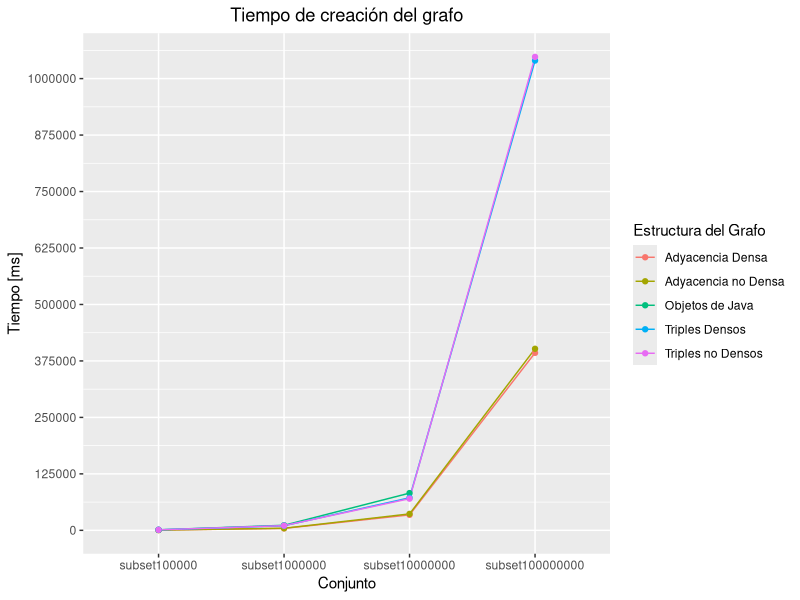
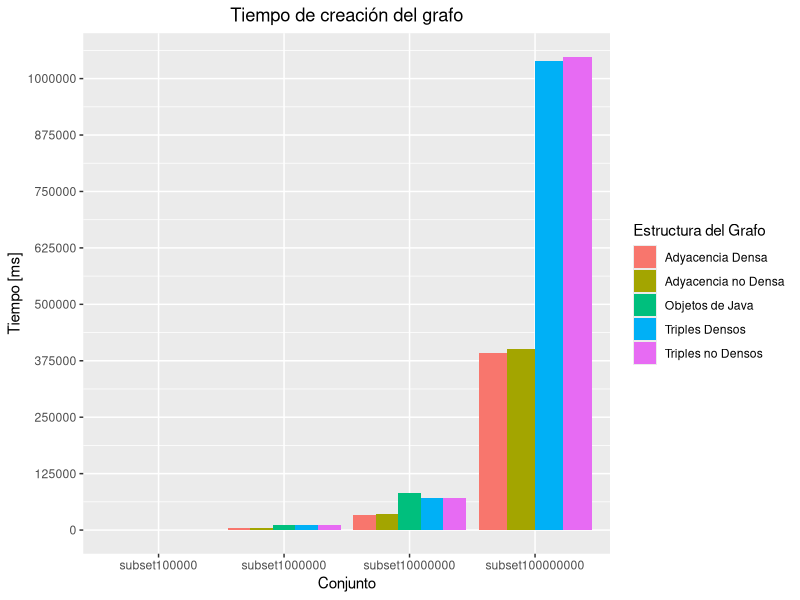
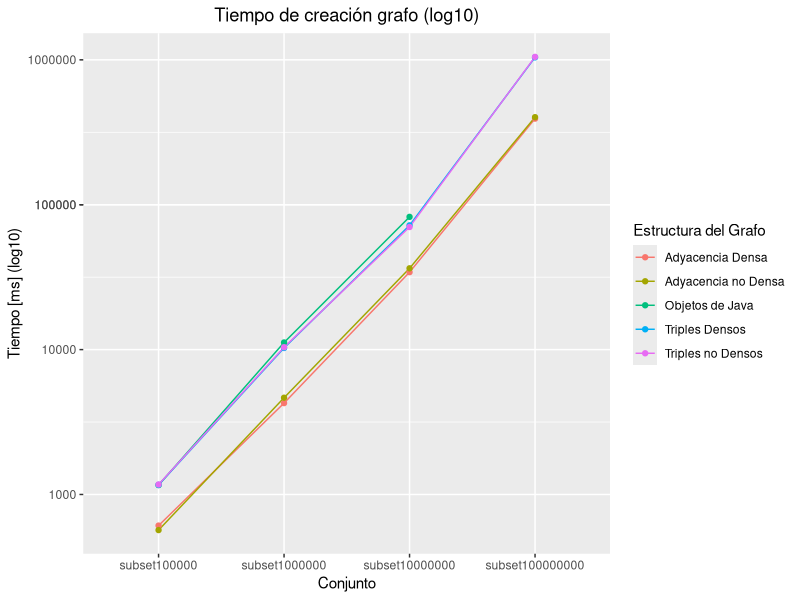
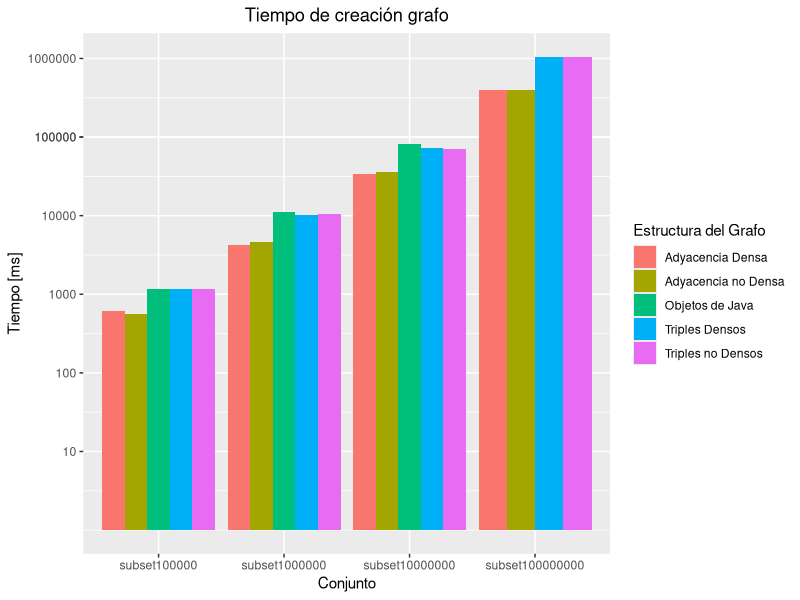
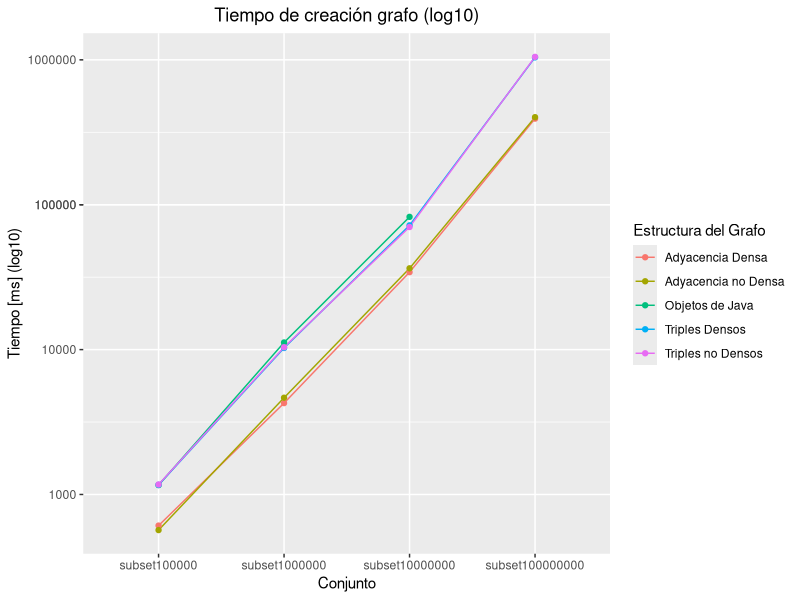
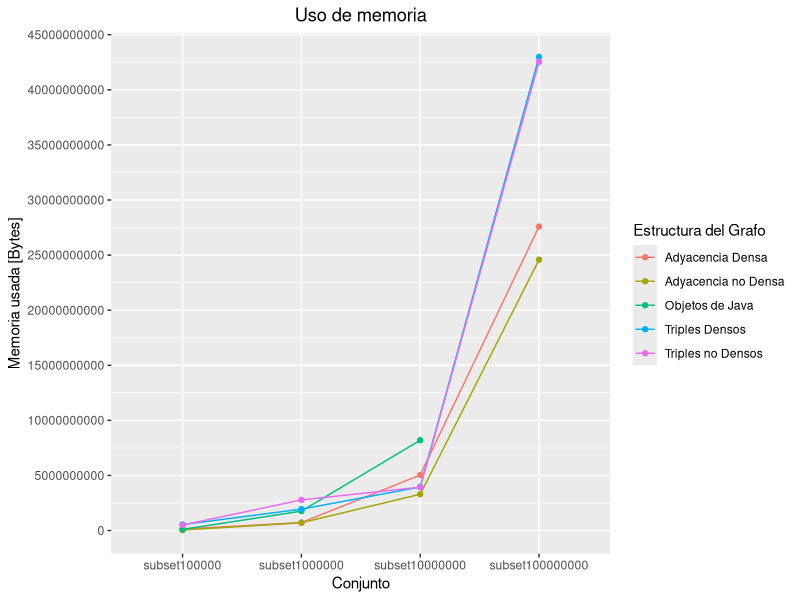
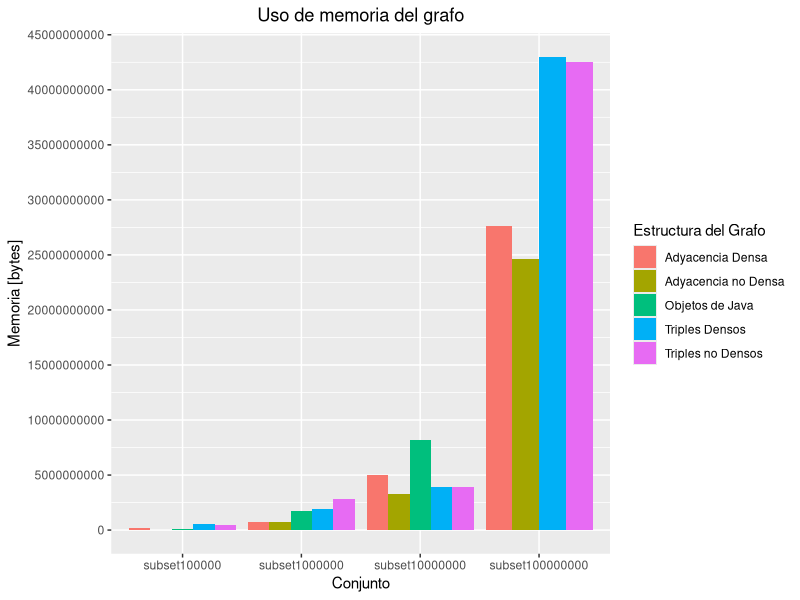
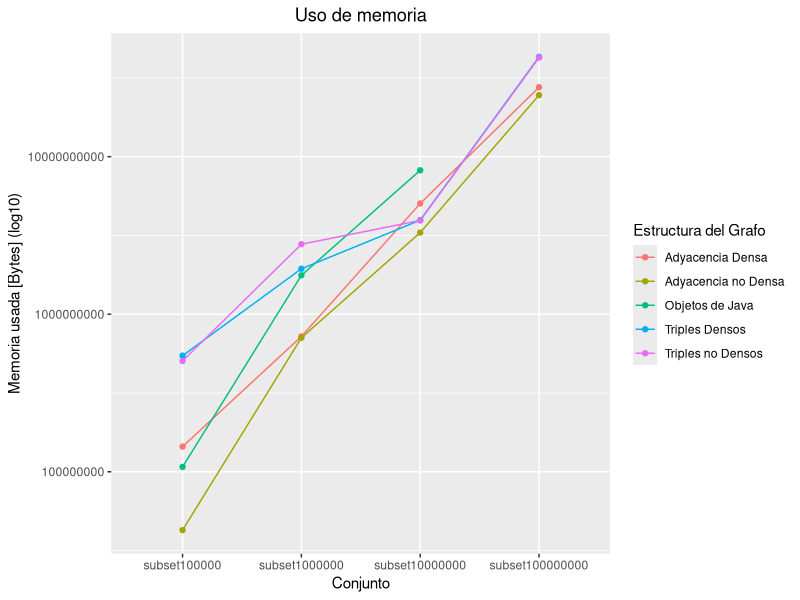

R code for these plots, in order:
## ---- chunk 1
library(ggplot2)
## ---- chunk 2
dataCreacion <- read.csv("datos/sizeNano.csv", sep = ";")
## ---- chunk 3
options(scipen = 999)
dataCreacion$Estructura[dataCreacion$Estructura == "graphGt"] <- "Objetos de Java"
dataCreacion$Estructura[dataCreacion$Estructura == "graphComp"] <- "Adyacencia no Densa"
dataCreacion$Estructura[dataCreacion$Estructura == "graphCompDense"] <- "Adyacencia Densa"
dataCreacion$Estructura[dataCreacion$Estructura == "graphNativeFull"] <- "Triples no Densos"
dataCreacion$Estructura[dataCreacion$Estructura == "graphNativeFullDense"] <- "Triples Densos"

dataCreacion = dataCreacion[dataCreacion$Estructura !='graphNative',]
## ---- chunk 4
ggplot(dataCreacion, aes(x=SetDatos, y=TiempoCreacion, color=Estructura,group=Estructura)) + # fill=Estructura

  geom_line(size=0.5) + geom_point() +

  labs(title= "Tiempo de creación del grafo",
       color = "Estructura del Grafo",
       y = "Tiempo [ms]",
       x = "Conjunto") +

  theme(plot.title = element_text(hjust = 0.5)) +
  scale_y_continuous(breaks = c(0,125000,250000,375000,500000,625000,750000,875000,1000000))
# c(1000, 1000000, 1000000000)

ggsave(plot = last_plot(), filename = "export/4_TiempoCreacion.png", width=8, height=5, dpi=300)
ggsave(plot = last_plot(), filename = "export/4_TiempoCreacion.pdf", width=8, height=5, dpi=300)
# width=4, height=4, dpi=300
## ---- chunk 5
ggplot(dataCreacion, aes(x=SetDatos, y=TiempoCreacion, fill=Estructura, group=Estructura)) +

  geom_bar(stat="identity", position=position_dodge()) + # ,color="black"
  labs(title= "Tiempo de creación del grafo",
       fill = "Estructura del Grafo",
       y = "Tiempo [ms]",
       x = "Conjunto") +
  theme(plot.title = element_text(hjust = 0.5)) +
  scale_y_continuous(breaks = c(0,125000,250000,375000,500000,625000,750000,875000,1000000))

ggsave(plot = last_plot(), filename = "export/4_TiempoCreacion_bar.png", width=8, height=5, dpi=300)
ggsave(plot = last_plot(), filename = "export/4_TiempoCreacion_bar.pdf", width=8, height=5, dpi=300)

## ---- chunk 6
ggplot(dataCreacion, aes(x=SetDatos, y=TiempoCreacion, color=Estructura,group=Estructura)) + # fill=Estructura

  geom_line(size=0.5) + geom_point() +

  labs(title= "Tiempo de creación grafo (log10)",
       color = "Estructura del Grafo",
       y = "Tiempo [ms] (log10)",
       x = "Conjunto") +

  theme(plot.title = element_text(hjust = 0.5)) +
  scale_y_continuous(trans='log10', breaks = c(0,10,100,1000,10000,100000,1000000,100000))
# c(1000, 1000000, 1000000000)

ggsave(plot = last_plot(), filename = "export/4_TiempoCreacionLog.png", width=8, height=5, dpi=300)
ggsave(plot = last_plot(), filename = "export/4_TiempoCreacionLog.pdf", width=8, height=5, dpi=300)
# width=4, height=4, dpi=300
## ---- chunk 7
ggplot(dataCreacion, aes(x=SetDatos, y=TiempoCreacion, fill=Estructura, group=Estructura)) +

  geom_bar(stat="identity", position=position_dodge()) + # ,color="black"
  labs(title= "Tiempo de creación grafo",
       fill = "Estructura del Grafo",
       y = "Tiempo [ms]",
       x = "Conjunto") +
  theme(plot.title = element_text(hjust = 0.5)) +
  scale_y_continuous(trans='log10', breaks = c(0,10,100,1000,10000,100000,1000000,100000))

ggsave(plot = last_plot(), filename = "export/4_TiempoCreacionLog_bar.png", width=8, height=5, dpi=300)
ggsave(plot = last_plot(), filename = "export/4_TiempoCreacionLog_bar.pdf", width=8, height=5, dpi=300)

## ---- chunk 8
ggplot(dataCreacion, aes(x=SetDatos, y=TiempoCreacion, color=Estructura,group=Estructura)) + # fill=Estructura

  geom_line(size=0.5) + geom_point() +

  labs(title= "Tiempo de creación grafo (log10)",
       color = "Estructura del Grafo",
       y = "Tiempo [ms] (log10)",
       x = "Conjunto") +

  theme(plot.title = element_text(hjust = 0.5)) +
  scale_y_continuous(trans='log10', breaks = c(0,10,100,1000,10000,100000,1000000,100000))
# c(1000, 1000000, 1000000000)

ggsave(plot = last_plot(), filename = "export/4_TiempoCreacionLog.png", width=8, height=5, dpi=300)
ggsave(plot = last_plot(), filename = "export/4_TiempoCreacionLog.pdf", width=8, height=5, dpi=300)
# width=4, height=4, dpi=300
## ---- chunk 9
ggplot(dataCreacion, aes(x=SetDatos, y=UsoMemoria, color=Estructura, group=Estructura)) + # fill=Estructura

  geom_line() + geom_point() +

  labs(title= "Uso de memoria",
       color = "Estructura del Grafo",
       y = "Memoria usada [Bytes]",
       x = "Conjunto") +

  theme(plot.title = element_text(hjust = 0.5)) +
  scale_y_continuous(breaks = c(0,5000000000,10000000000,15000000000,20000000000,25000000000,30000000000,35000000000,40000000000,45000000000))
# c(1000, 1000000, 1000000000)

ggsave(plot = last_plot(), filename = "export/4_UsoMemoria.png", width=8, height=5, dpi=300)
ggsave(plot = last_plot(), filename = "export/4_UsoMemoria.pdf", width=8, height=5, dpi=300)
# width=4, height=4, dpi=300
## ---- chunk 10
ggplot(dataCreacion, aes(x=SetDatos, y=UsoMemoria, fill=Estructura, group=Estructura)) +

  geom_bar(stat="identity", position=position_dodge()) + # ,color="black"
  labs(title= "Uso de memoria del grafo",
       fill = "Estructura del Grafo",
       y = "Memoria [bytes]",
       x = "Conjunto") +
  theme(plot.title = element_text(hjust = 0.5)) +
  scale_y_continuous(breaks = c(0,5000000000,10000000000,15000000000,20000000000,25000000000,30000000000,35000000000,40000000000,45000000000))

ggsave(plot = last_plot(), filename = "export/4_UsoMemoria_bar.png", width=8, height=5, dpi=300)
ggsave(plot = last_plot(), filename = "export/4_UsoMemoria_bar.pdf", width=8, height=5, dpi=300)

## ---- chunk 11
ggplot(dataCreacion, aes(x=SetDatos, y=UsoMemoria, color=Estructura, group=Estructura)) + # fill=Estructura

  geom_line() + geom_point() +

  labs(title= "Uso de memoria",
       color = "Estructura del Grafo",
       y = "Memoria usada [Bytes] (log10)",
       x = "Conjunto") +

  theme(plot.title = element_text(hjust = 0.5)) +
  scale_y_continuous(trans='log10', breaks = c(0,1,10,100,1000,10000,100000, 1000000, 10000000, 100000000, 1000000000, 10000000000, 100000000000, 1000000000000))
# c(1000, 1000000, 1000000000)

ggsave(plot = last_plot(), filename = "export/4_UsoMemoriaLog.png", width=8, height=5, dpi=300)
ggsave(plot = last_plot(), filename = "export/4_UsoMemoriaLog.pdf", width=8, height=5, dpi=300)
# width=4, height=4, dpi=300
## ---- chunk 12
ggplot(dataCreacion, aes(x=SetDatos, y=UsoMemoria, fill=Estructura, group=Estructura)) +

  geom_bar(stat="identity", position=position_dodge()) + # ,color="black"
  labs(title= "Uso de memoria",
       fill = "Estructura del Grafo",
       y = "Memoria usada [Bytes]",
       x = "Conjunto") +
  theme(plot.title = element_text(hjust = 0.5)) +
  scale_y_continuous(trans='log10', breaks = c(0,1,10,100,1000,10000,100000, 1000000, 10000000, 100000000, 1000000000, 10000000000, 100000000000, 1000000000000))

ggsave(plot = last_plot(), filename = "export/4_UsoMemoriaLog_bar.png", width=8, height=5, dpi=300)
ggsave(plot = last_plot(), filename = "export/4_UsoMemoriaLog_bar.pdf", width=8, height=5, dpi=300)

